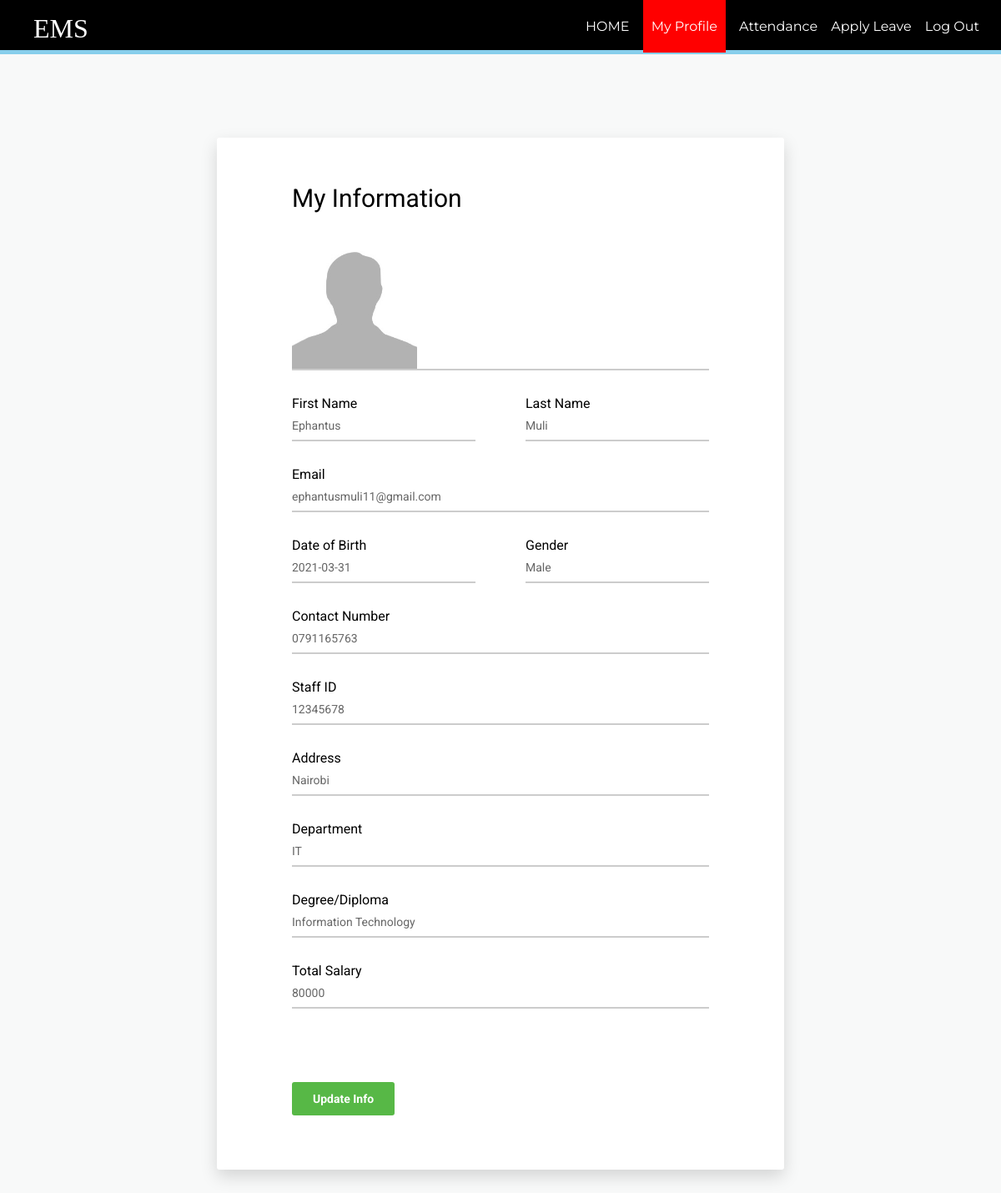
Page /employee/myprofile.php?id=115 on the committed database.
### tables this page shows
CREATE TABLE `employee` (
  `id` int(11) NOT NULL,
  `firstName` varchar(100) NOT NULL,
  `lastName` varchar(100) NOT NULL,
  `email` varchar(100) NOT NULL,
  `password` text NOT NULL,
  `birthday` date NOT NULL,
  `gender` varchar(10) NOT NULL,
  `contact` varchar(20) NOT NULL,
  `nid` int(20) NOT NULL,
  `address` varchar(100) DEFAULT NULL,
  `dept` varchar(100) NOT NULL,
  `degree` varchar(100) NOT NULL,
  `pic` text NOT NULL
);

CREATE TABLE `salary` (
  `id` int(11) NOT NULL,
  `base` int(11) NOT NULL,
  `bonus` int(11) DEFAULT NULL,
  `total` int(11) DEFAULT NULL
);

### employee/myprofile.php (the view, shortened to what this page needs)
<?php
require_once ('process/dbh.php');
  $id = (isset($_GET['id']) ? $_GET['id'] : '');
  $sql = "SELECT * from `employee` WHERE id=$id";
  $sql2 = "SELECT total from `salary` WHERE id = $id";
  $result = mysqli_query($conn, $sql);
  $result2 = mysqli_query($conn , $sql2);
  $salary = mysqli_fetch_array($result2);
  $empS = ($salary['total']);
  if($result){
  while($res = mysqli_fetch_assoc($result)){
  $firstname = $res['firstName'];
  $lastname = $res['lastName'];
  $email = $res['email'];
  $contact = $res['contact'];
  $address = $res['address'];
  $gender = $res['gender'];
  $birthday = $res['birthday'];
  $nid = $res['nid'];
  $dept = $res['dept'];
  $degree = $res['degree'];
  $pic = $res['pic'];
}
}
?>
<html>
<head>
    <link href="vendor/mdi-font/css/material-design-iconic-font.min.css" rel="stylesheet" media="all">
    <link href="vendor/font-awesome-4.7/css/font-awesome.min.css" rel="stylesheet" media="all">
    <link href="vendor/select2/select2.min.css" rel="stylesheet" media="all">
    <link href="vendor/datepicker/daterangepicker.css" rel="stylesheet" media="all">
    <link href="css/main.css" rel="stylesheet" media="all">
</head>
<body>
  <header>
    <nav>
      <h1>EMS</h1>
      <ul id="navli">
        <li><a class="homeblack" href="eloginwel.php?id=<?php echo $id?>"">HOME</a></li>
        <li><a class="homered" href="myprofile.php?id=<?php echo $id?>"">My Profile</a></li>
        <li><a class="homeblack" href="attendance.php?id=<?php echo $id?>"">Attendance</a></li>
        <li><a class="homeblack" href="applyleave.php?id=<?php echo $id?>"">Apply Leave</a></li>
        <li><a class="homeblack" href="elogin.html">Log Out</a></li>
      </ul>
    </nav>
  </header>
  <div class="divider"></div>
  <div class="page-wrapper bg-blue p-t-100 p-b-100 font-robo">
        <div class="wrapper wrapper--w680">
            <div class="card card-1">
                <div class="card-body">
                    <h2 class="title">My Information</h2>
                    <form method="POST" action="myprofileup.php?id=<?php echo $id?>" >
                        <div class="input-group">
                          <img src="process/<?php echo $pic;?>" height = 150px width = 150px>
                        </div>
                        <div class="row row-space">
                            <div class="col-2">
                                <div class="input-group">
                                  <p>First Name</p>
                                     <input class="input--style-1" type="text" name="firstName" value="<?php echo $firstname;?>" readonly >
                                </div>
                            </div>
                            <div class="col-2">
                                <div class="input-group">
                                  <p>Last Name</p>
                                    <input class="input--style-1" type="text" name="lastName" value="<?php echo $lastname;?>" readonly>
                                </div>
                            </div>
                        </div>
                        <div class="input-group">
                          <p>Email</p>
                            <input class="input--style-1" type="email"  name="email" value="<?php echo $email;?>" readonly>
                        </div>
                        <div class="row row-space">
                            <div class="col-2">
                                <div class="input-group">
                                  <p>Date of Birth</p>
                                    <input class="input--style-1" type="text" name="birthday" value="<?php echo $birthday;?>" readonly>
                                </div>
                            </div>
                            <div class="col-2">
                                <div class="input-group">
                                  <p>Gender</p>
                                  <input class="input--style-1" type="text" name="gender" value="<?php echo $gender;?>" readonly>
                                </div>
                            </div>
                        </div>
                        <div class="input-group">
                          <p>Contact Number</p>
                            <input class="input--style-1" type="number" name="contact" value="<?php echo $contact;?>" readonly>
                        </div>
                        <div class="input-group">
                          <p>Staff ID</p>
                            <input class="input--style-1" type="number" name="nid" value="<?php echo $nid;?>" readonly>
                        </div>
                         <div class="input-group">
                          <p>Address</p>
                            <input class="input--style-1" type="text"  name="address" value="<?php echo $address;?>" readonly>
                        </div>
                        <div class="input-group">
                          <p>Department</p>
                            <input class="input--style-1" type="text" name="dept" value="<?php echo $dept;?>" readonly>
                        </div>
                        <div class="input-group">
                          <p>Degree/Diploma</p>
                            <input class="input--style-1" type="text" name="degree" value="<?php echo $degree;?>" readonly>
                        </div>
                        <div class="input-group">
                          <p>Total Salary</p>
                            <input class="input--style-1" type="text" name="degree" value="<?php echo $empS;?>" readonly>
                        </div>
                        <input type="hidden" name="id" id="textField" value="<?php echo $id;?>" required="required"><br><br>
                        <div class="p-t-20">
                            <button class="btn btn--radius btn--green"  name="send" >Update Info</button>
                        </div>
                    </form>
                </div>
            </div>
        </div>
    </div>
</body>
</html>

### employee/css/main.css (style rules this page uses)
body { margin: 0px; }
header { background: black; color: white; padding: 16px 20px 6px 40px; height: 60px; }
header h1 { display: inline; font-family: 'Times New Roman'; font-weight: 400; font-size: 32px; float: left; margin-top: 0px; margin-right: 10px; }
nav ul { display: inline; padding: 6px; float: right; }
nav ul li { display: inline-block; list-style-type: none; color: white; float: none; margin-left: 12px; }
nav ul li a { color: white; text-decoration: none; }
#navli { font-family: 'Montserrat', sans-serif; }
.homered { background-color: red; padding: 30px 10px 22px 10px; }
.divider { background-color: skyblue; height: 5px; }
.font-robo { font-family: "Roboto", "Arial", "Helvetica Neue", sans-serif; }
.row { display: -webkit-box; display: -webkit-flex; display: -moz-box; display: -ms-flexbox; display: flex; -webkit-flex-wrap: wrap; -ms-flex-wrap: wrap; flex-wrap: wrap; }
.row-space { -webkit-box-pack: justify; -webkit-justify-content: space-between; -moz-box-pack: justify; -ms-flex-pack: justify; justify-content: space-between; }
.col-2 { width: -webkit-calc((100% - 60px) / 2); width: -moz-calc((100% - 60px) / 2); width: calc((100% - 60px) / 2); }
html { -webkit-box-sizing: border-box; -moz-box-sizing: border-box; box-sizing: border-box; }
* { padding: 0; margin: 0; }
*, *:before, *:after { -webkit-box-sizing: inherit; -moz-box-sizing: inherit; box-sizing: inherit; }
h2, h3, h4, h5, h6, blockquote, p, pre, dl, dd, ol, ul, figure, hr, fieldset, legend { margin: 0; padding: 0; }
button { outline: none; background: none; border: none; }
.page-wrapper { min-height: 100vh; }
h1, h2, h3, h4, h5, h6 { font-weight: 400; }
h1 { font-size: 36px; }
h2 { font-size: 30px; }
.bg-blue { background: #F8F9F9; }
.p-t-100 { padding-top: 100px; }
.p-t-20 { padding-top: 20px; }
.p-b-100 { padding-bottom: 100px; }
.wrapper { margin: 0 auto; }
.wrapper--w680 { max-width: 680px; }
.btn { line-height: 40px; display: inline-block; padding: 0 25px; cursor: pointer; font-family: "Roboto", "Arial", "Helvetica Neue", sans-serif; color: #fff; -webkit-transition: all 0.4s ease; -o-transition: all 0.4s ease; -moz-transition: all 0.4s ease; transition: all 0.4s ease; font-size: 14px; font-weight: 700; }
.btn--radius { -webkit-border-radius: 3px; -moz-border-radius: 3px; border-radius: 3px; }
.btn--green { background: #57b846; }
input { outline: none; margin: 0; border: none; -webkit-box-shadow: none; -moz-box-shadow: none; box-shadow: none; width: 100%; font-size: 14px; font-family: inherit; }
.input-group { position: relative; margin-bottom: 30px; border-bottom: 2px solid #ccc; }
.input--style-1 { padding: 9px 0; color: #666; }
.title { margin-bottom: 37px; }
.card { overflow: hidden; -webkit-border-radius: 3px; -moz-border-radius: 3px; border-radius: 3px; background: #fff; }
.card-1 { -webkit-box-shadow: 0px 8px 20px 0px rgba(0, 0, 0, 0.15); -moz-box-shadow: 0px 8px 20px 0px rgba(0, 0, 0, 0.15); box-shadow: 0px 8px 20px 0px rgba(0, 0, 0, 0.15); }
.card-1 .card-body { padding: 0 90px; padding-top: 55px; padding-bottom: 65px; }

### rows in the picture
employee: pic (picture), firstName "Ephantus", lastName "Muli", email "ephantusmuli11@gmail.com", birthday "2021-03-31", gender "Male", contact "0791165763", nid "12345678", address "Nairobi", dept "IT", degree "Information Technology"
salary: degree "80000"
